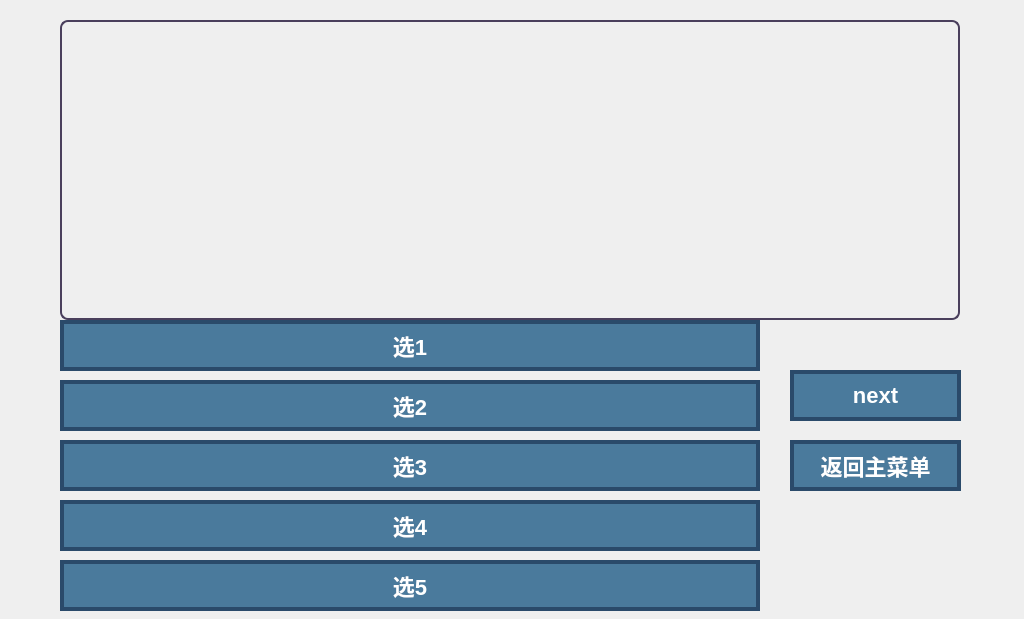
<?xml version="1.0" encoding="UTF-8"?>
<ui version="4.0">
 <class>cave</class>
 <widget class="QWidget" name="cave">
  <property name="geometry"><rect><x>0</x><y>0</y><width>1024</width><height>619</height></rect></property>
  <property name="windowTitle"><string>黑风洞</string></property>
  <widget class="QTextEdit" name="textEdit">
   <property name="geometry"><rect><x>60</x><y>20</y><width>900</width><height>300</height></rect></property>
   <property name="font"><font><family>楷体</family><pointsize>20</pointsize></font></property>
   <property name="styleSheet"><string notr="true">background: transparent; color: #F7F7F7; border: 2px solid #4a3f5c; border-radius: 8px; padding: 10px;</string></property>
  </widget>
  <widget class="QPushButton" name="button3"><property name="geometry"><rect><x>60</x><y>320</y><width>700</width><height>51</height></rect></property>
   <property name="styleSheet"><string notr="true">QPushButton { background-color: #4a7a9c; color: #ffffff; font-family: 楷体; font-size: 22px; font-weight: bold; border: 4px solid #2a4a6a; border-radius: 0px; padding: 8px 20px; } QPushButton:hover { background-color: #5a8aac; border-color: #3a5a7a; } QPushButton:pressed { background-color: #2a5a7a; border-color: #1a3a5a; }</string></property><property name="text"><string>选1</string></property></widget>
  <widget class="QPushButton" name="button4"><property name="geometry"><rect><x>60</x><y>380</y><width>700</width><height>51</height></rect></property>
   <property name="styleSheet"><string notr="true">QPushButton { background-color: #4a7a9c; color: #ffffff; font-family: 楷体; font-size: 22px; font-weight: bold; border: 4px solid #2a4a6a; border-radius: 0px; padding: 8px 20px; } QPushButton:hover { background-color: #5a8aac; border-color: #3a5a7a; } QPushButton:pressed { background-color: #2a5a7a; border-color: #1a3a5a; }</string></property><property name="text"><string>选2</string></property></widget>
  <widget class="QPushButton" name="button5"><property name="geometry"><rect><x>60</x><y>440</y><width>700</width><height>51</height></rect></property>
   <property name="styleSheet"><string notr="true">QPushButton { background-color: #4a7a9c; color: #ffffff; font-family: 楷体; font-size: 22px; font-weight: bold; border: 4px solid #2a4a6a; border-radius: 0px; padding: 8px 20px; } QPushButton:hover { background-color: #5a8aac; border-color: #3a5a7a; } QPushButton:pressed { background-color: #2a5a7a; border-color: #1a3a5a; }</string></property><property name="text"><string>选3</string></property></widget>
  <widget class="QPushButton" name="button6"><property name="geometry"><rect><x>60</x><y>500</y><width>700</width><height>51</height></rect></property>
   <property name="styleSheet"><string notr="true">QPushButton { background-color: #4a7a9c; color: #ffffff; font-family: 楷体; font-size: 22px; font-weight: bold; border: 4px solid #2a4a6a; border-radius: 0px; padding: 8px 20px; } QPushButton:hover { background-color: #5a8aac; border-color: #3a5a7a; } QPushButton:pressed { background-color: #2a5a7a; border-color: #1a3a5a; }</string></property><property name="text"><string>选4</string></property></widget>
  <widget class="QPushButton" name="button7"><property name="geometry"><rect><x>60</x><y>560</y><width>700</width><height>51</height></rect></property>
   <property name="styleSheet"><string notr="true">QPushButton { background-color: #4a7a9c; color: #ffffff; font-family: 楷体; font-size: 22px; font-weight: bold; border: 4px solid #2a4a6a; border-radius: 0px; padding: 8px 20px; } QPushButton:hover { background-color: #5a8aac; border-color: #3a5a7a; } QPushButton:pressed { background-color: #2a5a7a; border-color: #1a3a5a; }</string></property><property name="text"><string>选5</string></property></widget>
  <widget class="QPushButton" name="button_back"><property name="geometry"><rect><x>790</x><y>440</y><width>171</width><height>51</height></rect></property>
   <property name="styleSheet"><string notr="true">QPushButton { background-color: #4a7a9c; color: #ffffff; font-family: 楷体; font-size: 22px; font-weight: bold; border: 4px solid #2a4a6a; border-radius: 0px; padding: 8px 20px; } QPushButton:hover { background-color: #5a8aac; border-color: #3a5a7a; } QPushButton:pressed { background-color: #2a5a7a; border-color: #1a3a5a; }</string></property><property name="text"><string>返回主菜单</string></property></widget>
  <widget class="QPushButton" name="button_next"><property name="geometry"><rect><x>790</x><y>370</y><width>171</width><height>51</height></rect></property>
   <property name="styleSheet"><string notr="true">QPushButton { background-color: #4a7a9c; color: #ffffff; font-family: 楷体; font-size: 22px; font-weight: bold; border: 4px solid #2a4a6a; border-radius: 0px; padding: 8px 20px; } QPushButton:hover { background-color: #5a8aac; border-color: #3a5a7a; } QPushButton:pressed { background-color: #2a5a7a; border-color: #1a3a5a; }</string></property><property name="text"><string>next</string></property></widget>
 </widget>
 <resources/><connections/>
</ui>
